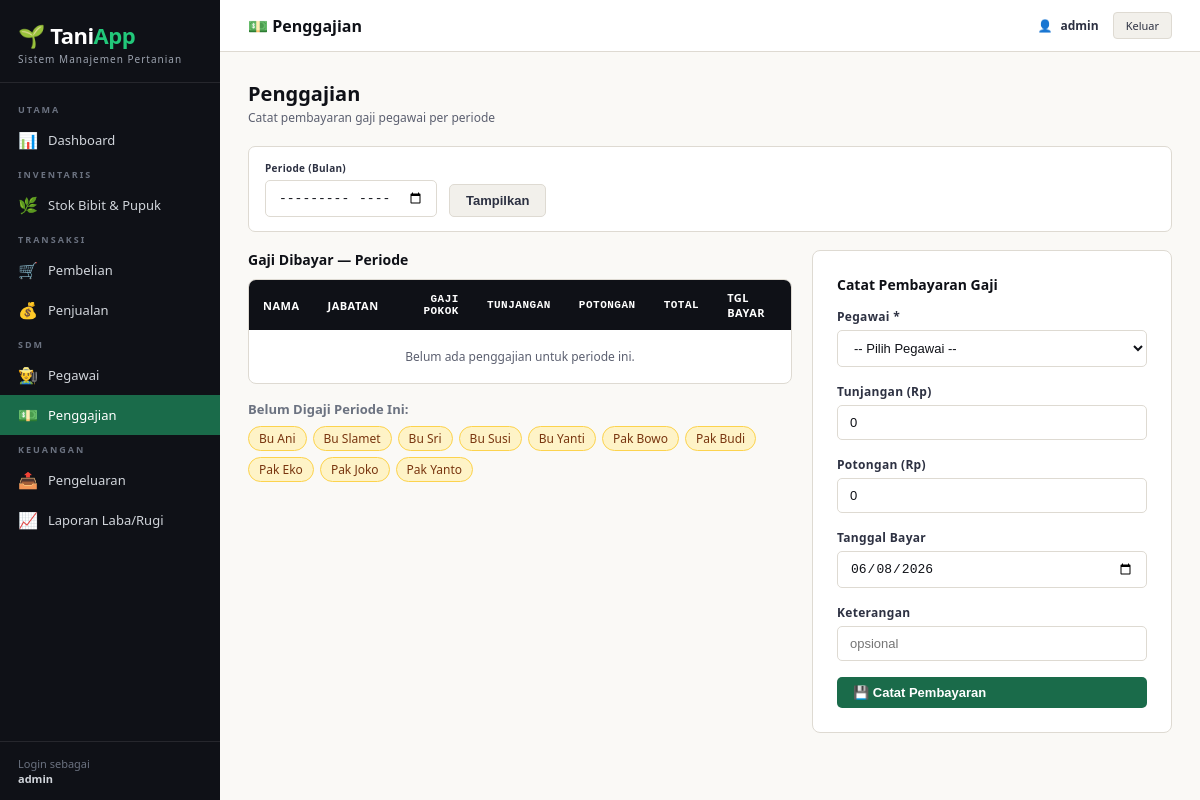
Page /pegawai/penggajian/?periode= (signed in) on the earlier database version.
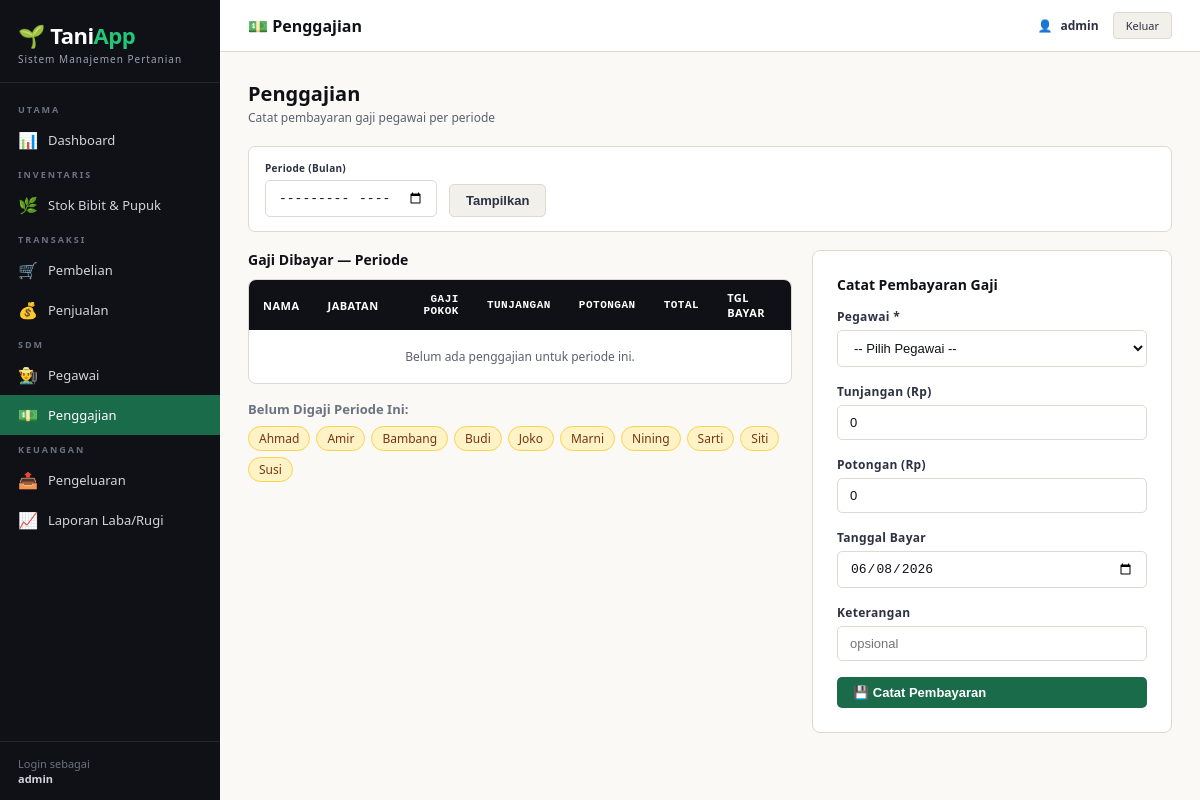
Same page on the later database version.
### pegawai/models.py (models this page shows, shortened)
class Pegawai(models.Model):
    STATUS_CHOICES = [('aktif', 'Aktif'), ('nonaktif', 'Nonaktif')]
    nama        = models.CharField(max_length=150)
    jabatan     = models.CharField(max_length=100, blank=True, default='')
    no_hp       = models.CharField(max_length=20, blank=True, default='')
    alamat      = models.TextField(blank=True, default='')
    gaji_pokok  = models.FloatField(default=0)
    status      = models.CharField(max_length=10, choices=STATUS_CHOICES, default='aktif')
    tanggal_masuk = models.DateField(null=True, blank=True)
    class Meta:
        ordering = ['nama']

### pegawai/views.py (the view)
# urls.py: path('penggajian/',    views.penggajian,     name='penggajian'),
@login_required
def penggajian(request):
    periode = request.GET.get('periode', datetime.date.today().strftime('%Y-%m'))
    list_gaji = Penggajian.objects.filter(periode=periode).select_related('pegawai')
    pegawai_aktif = Pegawai.objects.filter(status='aktif')
    return render(request, 'pegawai/penggajian.html', {
        'list_gaji': list_gaji,
        'pegawai_aktif': pegawai_aktif,
        'periode': periode,
    })

### templates/pegawai/penggajian.html (shortened to what this page needs)
{% extends "base.html" %}
{% block topbar_title %}💵 Penggajian{% endblock %}
{% block nav_gaji %}active{% endblock %}
{% block content %}
<div class="page-header">
  <div><h1>Penggajian</h1><p>Catat pembayaran gaji pegawai per periode</p></div>
</div>
<form class="filter-bar" method="get">
  <div class="form-group">
    <label>Periode (Bulan)</label>
    <input type="month" name="periode" value="{{ periode }}">
  </div>
  <button type="submit" class="btn btn-secondary">Tampilkan</button>
</form>
<div style="display:grid;grid-template-columns:1fr 360px;gap:20px;align-items:start">
  <div>
    <h2 style="font-size:14px;font-weight:700;margin-bottom:10px">Gaji Dibayar — Periode {{ periode }}</h2>
    <div class="table-wrap">
      <table>
        <thead><tr><th>Nama</th><th>Jabatan</th><th class="td-right">Gaji Pokok</th><th class="td-right">Tunjangan</th><th class="td-right">Potongan</th><th class="td-right">Total</th><th>Tgl Bayar</th></tr></thead>
        <tbody>
          {% for g in list_gaji %}
          <tr>
            <td><strong>{{ g.pegawai.nama }}</strong></td>
            <td class="text-muted">{{ g.pegawai.jabatan|default:"-" }}</td>
            <td class="td-right">Rp {{ g.gaji_pokok|floatformat:0 }}</td>
            <td class="td-right text-green">+ {{ g.tunjangan|floatformat:0 }}</td>
            <td class="td-right text-red">- {{ g.potongan|floatformat:0 }}</td>
            <td class="td-right"><strong>Rp {{ g.total_gaji|floatformat:0 }}</strong></td>
            <td>{{ g.tanggal_bayar }}</td>
          </tr>
          {% empty %}
          <tr><td colspan="7" class="td-center text-muted" style="padding:18px">Belum ada penggajian untuk periode ini.</td></tr>
          {% endfor %}
        </tbody>
      </table>
    </div>
    {% with sudah_ids=list_gaji|length %}
    {% if pegawai_aktif %}
    <div class="mt-4">
      <h2 style="font-size:13px;font-weight:700;color:#6b7280;margin-bottom:8px">Belum Digaji Periode Ini:</h2>
      <div style="display:flex;gap:6px;flex-wrap:wrap">
        {% for p in pegawai_aktif %}
          {% if not list_gaji or p not in list_gaji|dictsort:"pegawai_id" %}
          <span style="background:#fef3c7;border:1px solid #fcd34d;padding:3px 10px;border-radius:100px;font-size:12px;color:#78350f">{{ p.nama }}</span>
          {% endif %}
        {% endfor %}
      </div>
    </div>
    {% endif %}
    {% endwith %}
  </div>
  <div class="card">
    <h2 style="font-size:14px;font-weight:700;margin-bottom:14px"> Catat Pembayaran Gaji</h2>
    <form method="post" action="/pegawai/penggajian/bayar/">
      <div class="form-group">
        <label>Pegawai *</label>
        <select name="pegawai_id" required>
          <option value="">-- Pilih Pegawai --</option>
        </select>
      </div>
      <div class="form-group">
        <label>Tunjangan (Rp)</label>
        <input type="number" name="tunjangan" value="0" min="0">
      </div>
      <div class="form-group">
        <label>Potongan (Rp)</label>
        <input type="number" name="potongan" value="0" min="0">
      </div>
      <div class="form-group">
        <label>Tanggal Bayar</label>
        <input type="date" name="tanggal_bayar" value="{% now 'Y-m-d' %}">
      </div>
      <div class="form-group">
        <label>Keterangan</label>
        <input type="text" name="keterangan" placeholder="opsional">
      </div>
      <button type="submit" class="btn btn-primary" style="width:100%">💾 Catat Pembayaran</button>
    </form>
  </div>
</div>
{% endblock %}

Differences in the rows shown:
removed Pegawai: nama "Bu Ani"
removed Pegawai: nama "Bu Slamet"
removed Pegawai: nama "Bu Sri"
removed Pegawai: nama "Bu Susi"
removed Pegawai: nama "Bu Yanti"
removed Pegawai: nama "Pak Bowo"
removed Pegawai: nama "Pak Budi"
removed Pegawai: nama "Pak Eko"
removed Pegawai: nama "Pak Joko"
removed Pegawai: nama "Pak Yanto"
added Pegawai: nama "Ahmad"
added Pegawai: nama "Amir"
added Pegawai: nama "Bambang"
added Pegawai: nama "Budi"
added Pegawai: nama "Joko"
added Pegawai: nama "Marni"
added Pegawai: nama "Nining"
added Pegawai: nama "Sarti"
added Pegawai: nama "Siti"
added Pegawai: nama "Susi"
